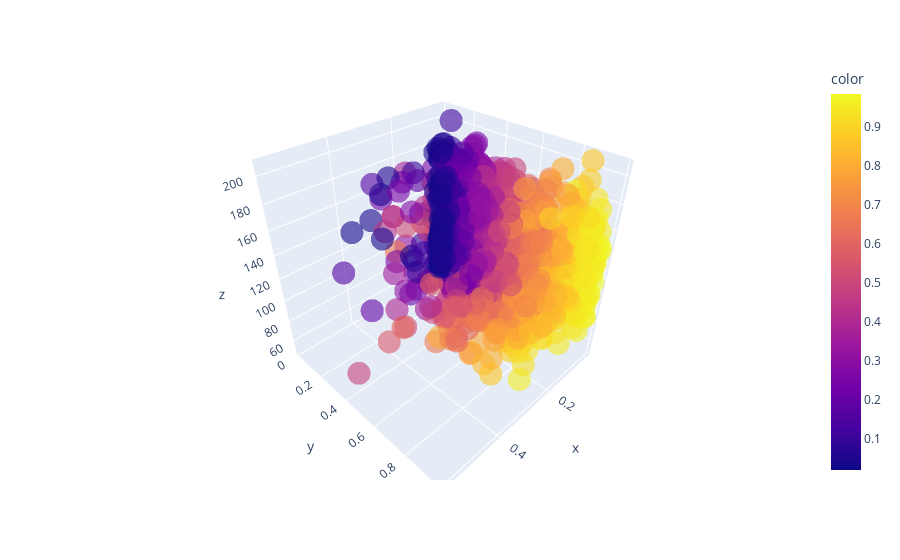

Write notebook code for a chart like this one.
### Code cell
import plotly.express as px
from sklearn.datasets import make_classification


fig = px.scatter_3d(x=xdata, y=ydata, z=zdata,color=ydata, opacity=0.6)

fig.show()

### Figure 1 — Plotly figure (JSON) as saved in the notebook; plotly's stock layout.template omitted (floating-point values rounded to 4 significant figures; data arrays with more than 128 entries replaced by an {"elided": "..."} marker saying what was removed)
{"data": [{"hovertemplate": "x=%{x}<br>y=%{y}<br>z=%{z}<br>color=%{marker.color}<extra></extra>", "legendgroup": "", "marker": {"color": {"elided": "1440 float values"}, "coloraxis": "coloraxis", "opacity": 0.6, "symbol": "circle"}, "mode": "markers", "name": "", "scene": "scene", "showlegend": false, "type": "scatter3d", "x": {"elided": "1440 float values"}, "y": {"elided": "1440 float values"}, "z": {"elided": "1440 float values"}}], "layout": {"coloraxis": {"colorbar": {"title": {"text": "color"}}, "colorscale": [[0, "#0d0887"], [0.1111, "#46039f"], [0.2222, "#7201a8"], [0.3333, "#9c179e"], [0.4444, "#bd3786"], [0.5556, "#d8576b"], [0.6667, "#ed7953"], [0.7778, "#fb9f3a"], [0.8889, "#fdca26"], [1, "#f0f921"]]}, "legend": {"tracegroupgap": 0}, "margin": {"t": 60}, "scene": {"domain": {"x": [0, 1], "y": [0, 1]}, "xaxis": {"title": {"text": "x"}}, "yaxis": {"title": {"text": "y"}}, "zaxis": {"title": {"text": "z"}}}}}
